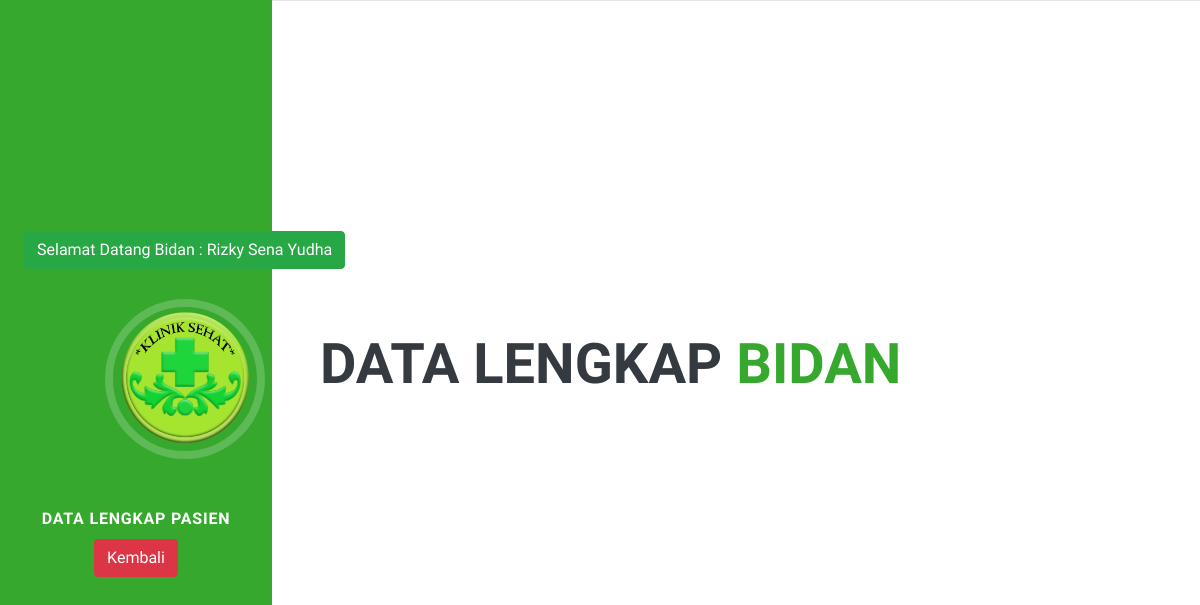
The page /edit_bidan.php?username=mayang (signed in) on the database as committed earlier.
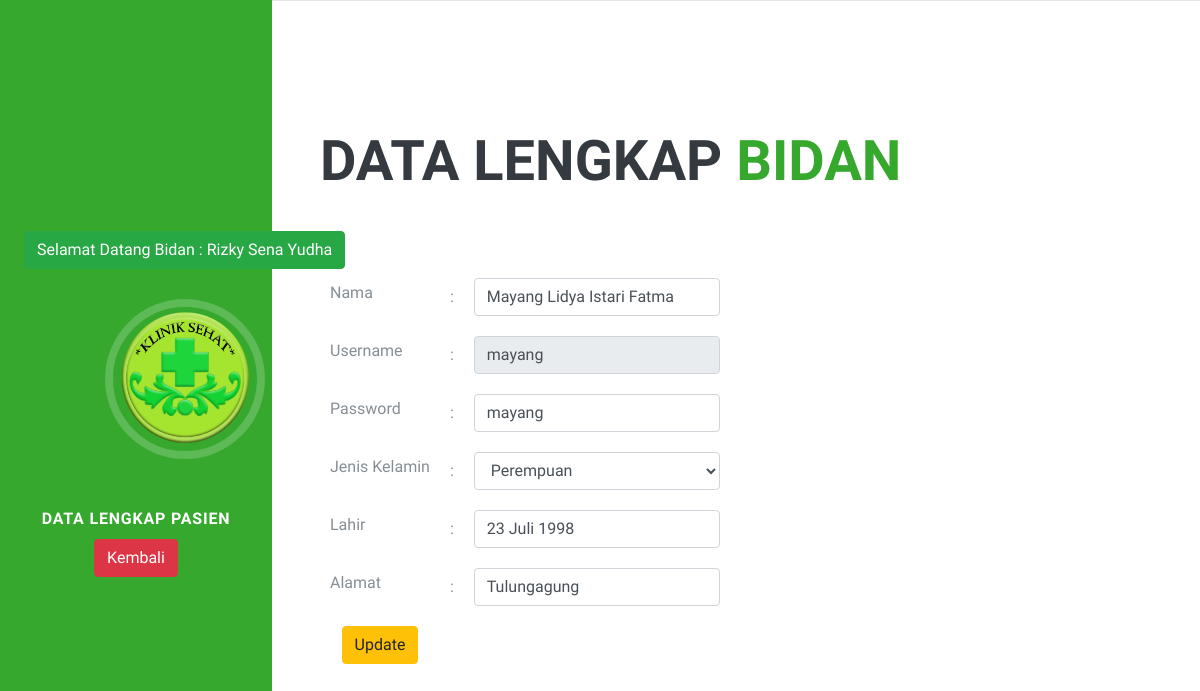
The same page on the database as committed later.
### tables this page shows
CREATE TABLE IF NOT EXISTS `tb_bidan` (
  `id` int(11) NOT NULL AUTO_INCREMENT,
  `nama` varchar(500) NOT NULL,
  `username` varchar(100) NOT NULL,
  `password` varchar(100) NOT NULL,
  `jk` varchar(10) NOT NULL,
  `lahir` varchar(100) NOT NULL,
  `alamat` varchar(500) NOT NULL,
  PRIMARY KEY (`id`)
);

### edit_bidan.php (the view, shortened to what this page needs)
<?php
include "koneksi.php";
      $username  = $_GET['username'];
?>
<!DOCTYPE html>
<html lang="en">
  <head>
    <link href="vendor/bootstrap/css/bootstrap.min.css" rel="stylesheet">
    <link href="vendor/fontawesome-free/css/all.min.css" rel="stylesheet">
    <link href="css/resume.min.css" rel="stylesheet">
  </head>
  <body id="page-top">
    <nav class="navbar navbar-expand-lg navbar-dark fixed-top" style="background-color:#35a82d" id="sideNav">
      <a class="navbar-brand js-scroll-trigger" href="#page-top">
        <span class="d-none d-lg-block">
          <?php
            $user = $_SESSION['username'];
            $result_user  = mysqli_query($conn, "SELECT nama FROM tb_login WHERE username = '$user'");
            while ($row = $result_user-> fetch_assoc()) {
           ?>
          <span class="btn btn-success"><marquee>Selamat Datang Bidan : <?php echo $row['nama'];} ?>  </marquee></span><br><br>
          <img class="img-fluid img-profile rounded-circle mx-auto mb-2" src="img/logo1.png" alt="">
        </span>
      </a>
      <br>
      <div class="collapse navbar-collapse" id="navbarSupportedContent">
        <ul class="navbar-nav">
          <li class="nav-item">
            <a class="nav-link js-scroll-trigger" href="#isidata">Data Lengkap Pasien</a>
          </li>
          <li class="nav-item">
            <a href="login_admin.php?id=#tampilbidan" class="btn btn-danger js-scroll-trigger" >Kembali</a>
          </li>
        </ul>
      </div>
    </nav>
    <div class="container-fluid p-0">
      <section class="resume-section p-3 p-lg-5 d-flex flex-column" id="isidata">
        <div class="my-auto">
          <h2 class="mb-5">Data Lengkap  <span style="color:#35a82d" > Bidan </span></h2>
        <form class="" action="" method="post">
          <br>
          <?php
          $sql = "SELECT * FROM tb_bidan WHERE username = '$username'";
          $result = mysqli_query($conn,$sql);
          while ($row = $result->fetch_assoc()) {
           ?>
           <form class="" action="" method="post">
          <table cellspacing="0" cellpadding="10">
            <tr>
              <td>
                <label for="">Nama</label>
              </td>
              <td>
                :
              </td>
              <td>
                <input type="text" class="form-control" name="nama" value="<?php echo $row['nama']; ?>">
              </td>
            </tr>
            <tr>
              <td>
                <label for="">Username</label>
              </td>
              <td>
                :
              </td>
              <td>
                <input type="text" class="form-control" readonly name="username" value="<?php echo $row['username']; ?>">
              </td>
            </tr>
            <tr>
              <td>
                <label for="">Password</label>
              </td>
              <td>
                :
              </td>
              <td>
                <input type="text" class="form-control" name="password" value="<?php echo $row['password']; ?>">
              </td>
            </tr>
            <tr>
              <td>
                <label for="">Jenis Kelamin</label>
              </td>
              <td>
                :
              </td>
              <td>
              <select class="form-control" name="jk">
                  <?php if ($row['jk'] == 'P'): ?>
                      <option value="P">Perempuan</option>
                    <?php elseif ($row['jk'] == 'L'): ?> {
                      <option value="L">Laki-Laki</option>
                      <option value="P">Perempuan</option>
                    }: ?>
                  <?php endif ?>
                  </select>
              </td>
            </tr>
            <tr>
              <td>
                <label for="">Lahir</label>
              </td>
              <td>
                :
              </td>
              <td>
                <input type="text" class="form-control" name="lahir" value="<?php echo $row['lahir']; ?>">
              </td>
            </tr>
            <tr>
              <td>
                <label for="">Alamat</label>
              </td>
              <td>
                :
              </td>
              <td>
                <input type="text" class="form-control" name="alamat" value="<?php echo $row['alamat']; ?>">
              </td>
            </tr>
            <tr>
              <td>
                <center>
                <input type="submit" name="update_data" class="btn btn-warning" value="Update">
              </center>
              </td>
            </tr>
          </table><?php } ?></form>
        </div>
      </section>
  </body>
</html>

Rows that differ between the two databases and show on the page:
added tb_bidan: nama "Mayang Lidya Istari Fatma", username "mayang", password "mayang", jk "Perempuan", lahir "23 Juli 1998", alamat "Tulungagung"
